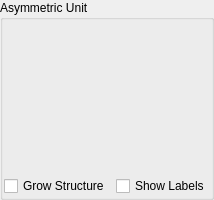
             <widget class="QGroupBox" name="molGroupBox">
              <property name="sizePolicy">
               <sizepolicy hsizetype="Preferred" vsizetype="Preferred">
                <horstretch>2</horstretch>
                <verstretch>3</verstretch>
               </sizepolicy>
              </property>
              <property name="minimumSize">
               <size>
                <width>200</width>
                <height>200</height>
               </size>
              </property>
              <property name="baseSize">
               <size>
                <width>240</width>
                <height>240</height>
               </size>
              </property>
              <property name="title">
               <string>Asymmetric Unit</string>
              </property>
              <property name="flat">
               <bool>true</bool>
              </property>
              <property name="checkable">
               <bool>false</bool>
              </property>
              <layout class="QVBoxLayout" name="ogllayout">
               <property name="spacing">
                <number>6</number>
               </property>
               <property name="leftMargin">
                <number>1</number>
               </property>
               <property name="topMargin">
                <number>5</number>
               </property>
               <property name="rightMargin">
                <number>1</number>
               </property>
               <property name="bottomMargin">
                <number>1</number>
               </property>
               <item>
                <widget class="MoleculeWidget" name="render_widget" native="true">
                 <property name="sizePolicy">
                  <sizepolicy hsizetype="Preferred" vsizetype="Preferred">
                   <horstretch>0</horstretch>
                   <verstretch>1</verstretch>
                  </sizepolicy>
                 </property>
                </widget>
               </item>
               <item>
                <layout class="QHBoxLayout" name="horizontalLayout_6">
                 <item>
                  <widget class="QCheckBox" name="growCheckBox">
                   <property name="text">
                    <string>Grow Structure</string>
                   </property>
                  </widget>
                 </item>
                 <item>
                  <widget class="QCheckBox" name="labelsCheckBox">
                   <property name="text">
                    <string>Show Labels</string>
                   </property>
                  </widget>
                 </item>
                </layout>
               </item>
              </layout>
             </widget>
